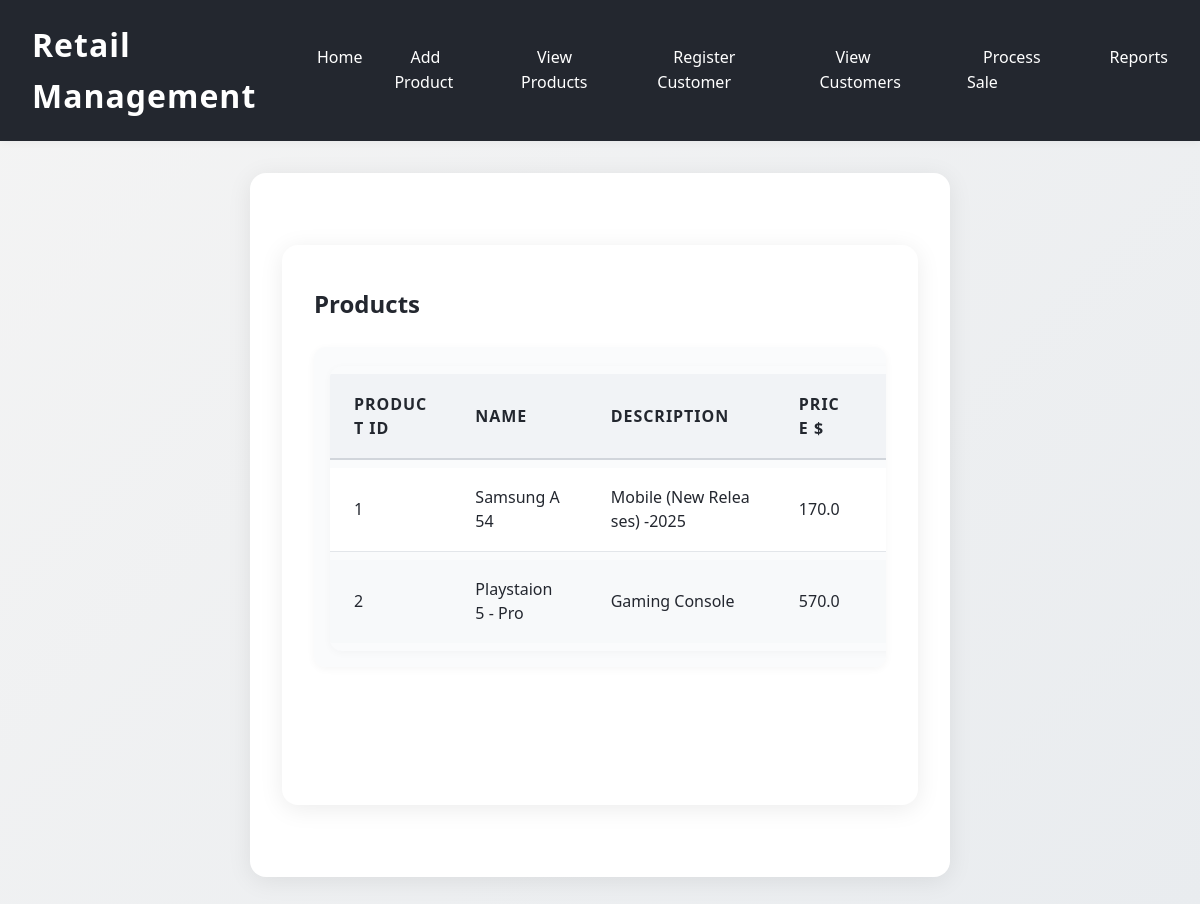
Before: /list_products with the older database file.
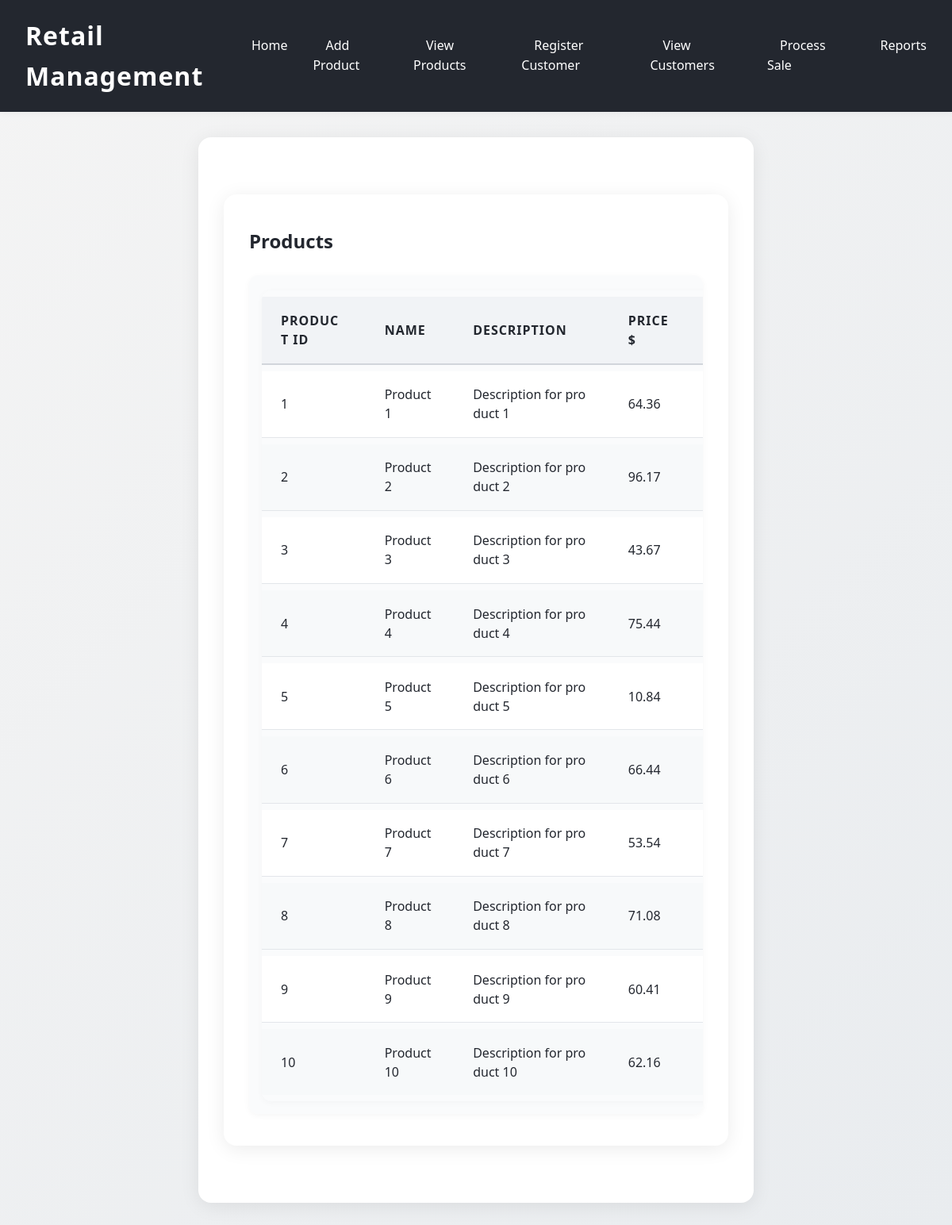
After: the same page with the newer database file.
### models.py (models this page shows)
class Product(db.Model):
    product_id = db.Column(db.String(100), primary_key=True)
    name = db.Column(db.String(100))
    description = db.Column(db.String(200))
    price = db.Column(db.Float)
    stock_quantity = db.Column(db.Integer)

### app.py (the view)
@app.route("/list_products")
def list_products():
    products = Product.query.all()
    return render_template("list_products.html", products=products)

### templates/list_products.html (shortened to what this page needs)
{% extends 'base.html' %}
{% block content %}
<div class="container">
    {% block page_content %}
<h2>Products</h2>
<div class="table-responsive">
    <table>
        <thead class="table-header">
            <tr>
                <th>Product ID</th>
                <th>Name</th>
                <th>Description</th>
                <th>Price $</th>
                <th>Stock Quantity</th>
            </tr>
        </thead>
        <tbody>
            {% for product in products %}
            <tr>
                <td>{{ product.product_id }}</td>
                <td>{{ product.name }}</td>
                <td>{{ product.description }}</td>
                <td>{{ product.price }}</td>
                <td>{{ product.stock_quantity }}</td>
            </tr>
            {% endfor %}
        </tbody>
    </table>
</div>
    {% endblock %}
</div>
{% endblock %}

### templates/base.html (shortened to what this page needs)
<!DOCTYPE html>
<html lang="en">
<head>
    <link rel="stylesheet" href="{{ url_for('static', filename='style.css') }}">
</head>
<body>
    <nav>
        <h1>Retail Management</h1>
        <ul id="nav-links">
            <li><a href="{{ url_for('dashboard') }}">Home</a></li>
            <li><a href="{{ url_for('add_product') }}">Add Product</a></li>
            <li><a href="{{ url_for('list_products') }}">View Products</a></li>
            <li><a href="{{ url_for('register_customer') }}">Register Customer</a></li>
            <li><a href="{{ url_for('list_customers') }}">View Customers</a></li>
            <li><a href="{{ url_for('process_sale') }}">Process Sale</a></li>
            <li><a href="{{ url_for('reports') }}">Reports</a></li>
        </ul>
    </nav>
    <main>
        {% block content %}{% endblock %}
    </main>
</body>
</html>

### static/style.css (style rules this page uses)
* { box-sizing: border-box; margin: 0; padding: 0; }
body { font-family: 'Segoe UI', 'Roboto', 'Helvetica Neue', Arial, sans-serif; background: linear-gradient(135deg, #f4f4f4 0%, #e9ecef 100%); color: #23272f; min-height: 100vh; line-height: 1.6; }
nav { background: #23272f; color: #fff; padding: 1.2em 2em; display: flex; align-items: center; justify-content: space-between; box-shadow: 0 2px 8px rgba(0,0,0,0.04); position: sticky; top: 0; z-index: 100; }
nav h1 { margin: 0; font-size: 2em; letter-spacing: 1px; font-weight: 700; }
nav ul { list-style: none; display: flex; gap: 2em; }
nav ul li a { color: #fff; text-decoration: none; font-weight: 500; padding: 0.5em 1em; border-radius: 4px; transition: background 0.2s, color 0.2s; position: relative; }
nav ul li a::after { content: ''; display: block; width: 0; height: 2px; background: #ffd700; transition: width 0.3s; position: absolute; left: 0; bottom: 0; }
.container, main { padding: 2.5em 2em; max-width: 700px; margin: 2em auto; background: #fff; border-radius: 16px; box-shadow: 0 4px 24px rgba(0,0,0,0.08); min-height: 70vh; }
.table-responsive { width: 100%; overflow-x: auto; margin-top: 1.5em; background: #fafbfc; border-radius: 12px; box-shadow: 0 2px 8px rgba(0,0,0,0.04); padding: 1.2rem 1rem 1rem; }
table { width: 100%; max-width: 1200px; margin: 0 auto; border-collapse: separate; border-spacing: 0 0.5rem; min-width: 900px; background: #fafbfc; border-radius: 12px; overflow: hidden; box-shadow: 0 2px 8px rgba(0,0,0,0.03); table-layout: auto; word-break: break-word; font-size: 1.08em; }
th, td { padding: 1.1rem 1.5rem; text-align: left; max-width: 500px; word-break: break-all; white-space: normal; vertical-align: middle; border-bottom: 1px solid #e3e6ea; font-size: 1rem; line-height: 1.5; overflow-wrap: anywhere; }
th { background: #f1f3f6; font-weight: 700; color: #23272f; border-bottom: 2px solid #d1d5db; letter-spacing: 0.06em; text-transform: uppercase; }
td { color: #23272f; background: #fff; }
tr:nth-child(even) td { background: #f7f9fa; }
tr:last-child td { border-bottom: none; }

Changed rows visible on the page:
changed Product id 1: name "Samsung A54" → "Product 1"; description "Mobile (New Releases) -2025" → "Description for product 1"; price "170.0" → "64.36"
changed Product id 2: name "Playstaion 5 - Pro" → "Product 2"; description "Gaming Console" → "Description for product 2"; price "570.0" → "96.17"
added Product: product_id "3", name "Product 3", description "Description for product 3", price "43.67"
added Product: product_id "4", name "Product 4", description "Description for product 4", price "75.44"
added Product: product_id "5", name "Product 5", description "Description for product 5", price "10.84"
added Product: product_id "6", name "Product 6", description "Description for product 6", price "66.44"
added Product: product_id "7", name "Product 7", description "Description for product 7", price "53.54"
added Product: product_id "8", name "Product 8", description "Description for product 8", price "71.08"
added Product: product_id "9", name "Product 9", description "Description for product 9", price "60.41"
added Product: product_id "10", name "Product 10", description "Description for product 10", price "62.16"
